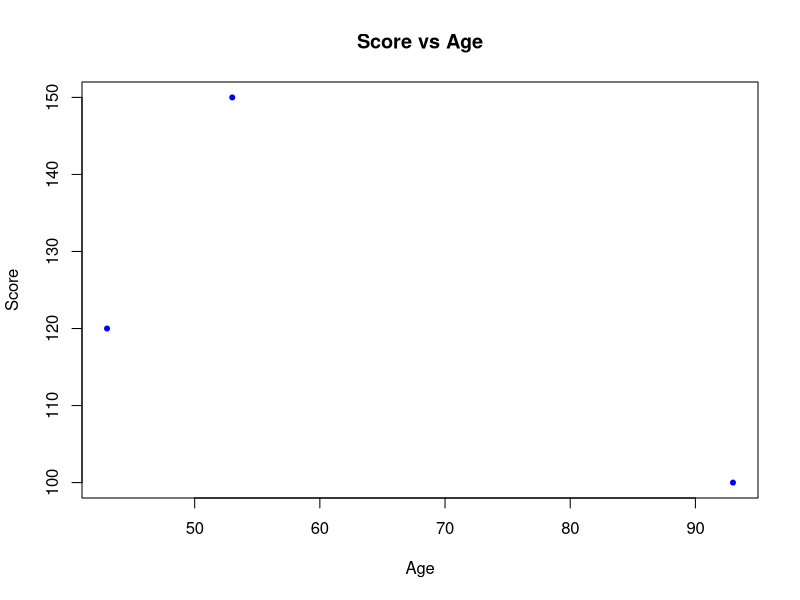

Source code (R):
library(dplyr)
dt_frm <- data.frame(
  Name = c("Amm", "Bnn", "Coo"),
  Score = c(100, 150, 120),
  Age = c(93, 53, 43)
)
# Create a scatter plot of the "Score" vs "Age" from the previous data frame(DataWrangling).
plot(dt_frm$Age, dt_frm$Score,
     main = "Score vs Age",
     xlab = "Age", ylab = "Score",
     col = "blue", pch = 20)
